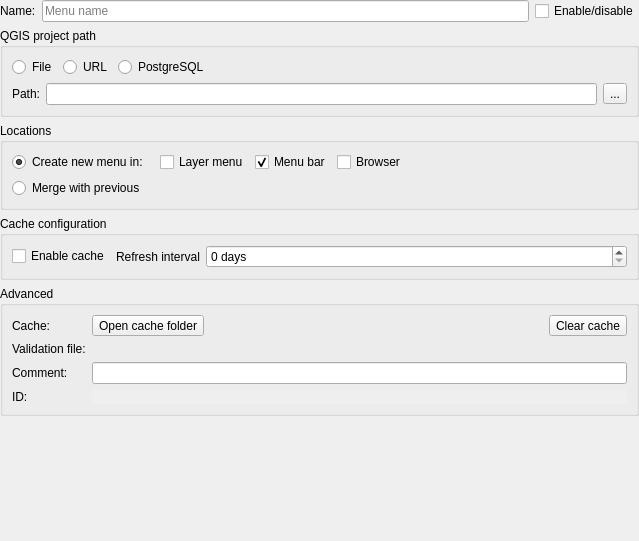
<?xml version="1.0" encoding="UTF-8"?>
<ui version="4.0">
 <class>ProjectWidget</class>
 <widget class="QWidget" name="ProjectWidget">
  <property name="geometry">
   <rect>
    <x>0</x>
    <y>0</y>
    <width>639</width>
    <height>541</height>
   </rect>
  </property>
  <property name="windowTitle">
   <string>Project configuration</string>
  </property>
  <property name="locale">
   <locale language="English" country="UnitedStates"/>
  </property>
  <layout class="QGridLayout" name="gridLayout">
   <property name="leftMargin">
    <number>0</number>
   </property>
   <property name="topMargin">
    <number>0</number>
   </property>
   <property name="rightMargin">
    <number>0</number>
   </property>
   <property name="bottomMargin">
    <number>0</number>
   </property>
   <item row="5" column="0">
    <spacer name="verticalSpacer">
     <property name="orientation">
      <enum>Qt::Vertical</enum>
     </property>
     <property name="sizeHint" stdset="0">
      <size>
       <width>20</width>
       <height>40</height>
      </size>
     </property>
    </spacer>
   </item>
   <item row="1" column="0" colspan="3">
    <widget class="QgsCollapsibleGroupBox" name="qgrp_source">
     <property name="title">
      <string>QGIS project path</string>
     </property>
     <layout class="QGridLayout" name="gridLayout_3">
      <item row="1" column="1">
       <widget class="QLineEdit" name="lne_project_path_uri"/>
      </item>
      <item row="1" column="0">
       <widget class="QLabel" name="lbl_project_path">
        <property name="sizePolicy">
         <sizepolicy hsizetype="Fixed" vsizetype="Preferred">
          <horstretch>0</horstretch>
          <verstretch>0</verstretch>
         </sizepolicy>
        </property>
        <property name="toolTip">
         <string>Local path, remote URL (http(s)://) or PostgreSQL URI</string>
        </property>
        <property name="text">
         <string>Path:</string>
        </property>
       </widget>
      </item>
      <item row="1" column="2">
       <widget class="QToolButton" name="btn_project_path_selection">
        <property name="text">
         <string notr="true">...</string>
        </property>
        <property name="shortcut">
         <string notr="true"/>
        </property>
       </widget>
      </item>
      <item row="0" column="0" colspan="3">
       <layout class="QHBoxLayout" name="horizontalLayout_2">
        <property name="bottomMargin">
         <number>0</number>
        </property>
        <item>
         <widget class="QRadioButton" name="rbn_source_type_file">
          <property name="text">
           <string>File</string>
          </property>
         </widget>
        </item>
        <item>
         <widget class="QRadioButton" name="rbn_source_type_url">
          <property name="text">
           <string>URL</string>
          </property>
         </widget>
        </item>
        <item>
         <widget class="QRadioButton" name="rbn_source_type_postgresql">
          <property name="text">
           <string>PostgreSQL</string>
          </property>
         </widget>
        </item>
        <item>
         <spacer name="horizontalSpacer_2">
          <property name="orientation">
           <enum>Qt::Horizontal</enum>
          </property>
          <property name="sizeHint" stdset="0">
           <size>
            <width>40</width>
            <height>20</height>
           </size>
          </property>
         </spacer>
        </item>
       </layout>
      </item>
     </layout>
    </widget>
   </item>
   <item row="0" column="1">
    <widget class="QLineEdit" name="lne_configuration_name">
     <property name="toolTip">
      <string>Label used as menu name. If not set, the project's title is used or the file/table name as fallback.</string>
     </property>
     <property name="text">
      <string/>
     </property>
     <property name="placeholderText">
      <string>Menu name</string>
     </property>
     <property name="clearButtonEnabled">
      <bool>true</bool>
     </property>
    </widget>
   </item>
   <item row="3" column="0" colspan="3">
    <widget class="QgsCollapsibleGroupBox" name="qgrp_cache">
     <property name="title">
      <string>Cache configuration</string>
     </property>
     <layout class="QGridLayout" name="gridLayout_2">
      <item row="0" column="2">
       <widget class="QgsSpinBox" name="qsbx_cache_refresh_interval">
        <property name="suffix">
         <string> days</string>
        </property>
       </widget>
      </item>
      <item row="0" column="1">
       <widget class="QLabel" name="lbl_cache_refresh_interval">
        <property name="sizePolicy">
         <sizepolicy hsizetype="Fixed" vsizetype="Preferred">
          <horstretch>0</horstretch>
          <verstretch>0</verstretch>
         </sizepolicy>
        </property>
        <property name="text">
         <string>Refresh interval</string>
        </property>
       </widget>
      </item>
      <item row="0" column="0">
       <widget class="QCheckBox" name="cbx_cache_enable">
        <property name="sizePolicy">
         <sizepolicy hsizetype="Fixed" vsizetype="Fixed">
          <horstretch>0</horstretch>
          <verstretch>0</verstretch>
         </sizepolicy>
        </property>
        <property name="text">
         <string>Enable cache</string>
        </property>
        <property name="checked">
         <bool>false</bool>
        </property>
       </widget>
      </item>
     </layout>
    </widget>
   </item>
   <item row="0" column="2">
    <widget class="QCheckBox" name="cbx_project_config_enable">
     <property name="text">
      <string>Enable/disable</string>
     </property>
    </widget>
   </item>
   <item row="0" column="0">
    <widget class="QLabel" name="lbl_project_name">
     <property name="sizePolicy">
      <sizepolicy hsizetype="Fixed" vsizetype="Preferred">
       <horstretch>0</horstretch>
       <verstretch>0</verstretch>
      </sizepolicy>
     </property>
     <property name="text">
      <string>Name:</string>
     </property>
    </widget>
   </item>
   <item row="4" column="0" colspan="3">
    <widget class="QgsCollapsibleGroupBox" name="qgrp_advanced">
     <property name="title">
      <string>Advanced</string>
     </property>
     <property name="collapsed">
      <bool>false</bool>
     </property>
     <layout class="QGridLayout" name="gridLayout_4">
      <item row="4" column="0">
       <widget class="QLabel" name="lbl_cache_validation_filepath">
        <property name="text">
         <string>Validation file:</string>
        </property>
       </widget>
      </item>
      <item row="1" column="0">
       <widget class="QLabel" name="lbl_cache_management">
        <property name="text">
         <string>Cache:</string>
        </property>
       </widget>
      </item>
      <item row="1" column="2">
       <spacer name="horizontalSpacer_3">
        <property name="orientation">
         <enum>Qt::Horizontal</enum>
        </property>
        <property name="sizeHint" stdset="0">
         <size>
          <width>40</width>
          <height>20</height>
         </size>
        </property>
       </spacer>
      </item>
      <item row="6" column="0">
       <widget class="QLabel" name="lbl_cache_id">
        <property name="sizePolicy">
         <sizepolicy hsizetype="Fixed" vsizetype="Preferred">
          <horstretch>0</horstretch>
          <verstretch>0</verstretch>
         </sizepolicy>
        </property>
        <property name="toolTip">
         <string>Project configuration UUID</string>
        </property>
        <property name="text">
         <string>ID:</string>
        </property>
       </widget>
      </item>
      <item row="1" column="1">
       <widget class="QToolButton" name="btn_cache_open_folder">
        <property name="text">
         <string>Open cache folder</string>
        </property>
       </widget>
      </item>
      <item row="4" column="1" colspan="3">
       <widget class="QgsFileWidget" name="qfile_cache_validation"/>
      </item>
      <item row="6" column="1" colspan="3">
       <widget class="QLabel" name="lbl_cache_id_display">
        <property name="cursor">
         <cursorShape>IBeamCursor</cursorShape>
        </property>
        <property name="toolTip">
         <string>Unique identifier autogenerated to identify this project configuration.</string>
        </property>
        <property name="statusTip">
         <string notr="true"/>
        </property>
        <property name="autoFillBackground">
         <bool>true</bool>
        </property>
        <property name="text">
         <string notr="true">&lt;id&gt;</string>
        </property>
        <property name="scaledContents">
         <bool>true</bool>
        </property>
        <property name="textInteractionFlags">
         <set>Qt::TextSelectableByMouse</set>
        </property>
       </widget>
      </item>
      <item row="1" column="3">
       <widget class="QToolButton" name="btn_cache_clear">
        <property name="text">
         <string>Clear cache</string>
        </property>
       </widget>
      </item>
      <item row="5" column="0">
       <widget class="QLabel" name="lbl_comment">
        <property name="text">
         <string>Comment:</string>
        </property>
       </widget>
      </item>
      <item row="5" column="1" colspan="3">
       <widget class="QLineEdit" name="lne_comment">
        <property name="toolTip">
         <string>Short description not visible to end-users. Useful to share information between configuration editors.</string>
        </property>
        <property name="placeholderText">
         <string/>
        </property>
       </widget>
      </item>
     </layout>
    </widget>
   </item>
   <item row="2" column="0" colspan="3">
    <widget class="QgsCollapsibleGroupBox" name="qgrp_destination">
     <property name="title">
      <string>Locations</string>
     </property>
     <layout class="QGridLayout" name="gridLayout_5">
      <item row="0" column="3">
       <widget class="QCheckBox" name="cbx_dest_menu_bar">
        <property name="text">
         <string>Menu bar</string>
        </property>
        <property name="checked">
         <bool>true</bool>
        </property>
       </widget>
      </item>
      <item row="1" column="0" colspan="6">
       <widget class="QRadioButton" name="rbn_merge_with_previous">
        <property name="text">
         <string>Merge with previous</string>
        </property>
       </widget>
      </item>
      <item row="0" column="5">
       <spacer name="horizontalSpacer">
        <property name="orientation">
         <enum>Qt::Horizontal</enum>
        </property>
        <property name="sizeHint" stdset="0">
         <size>
          <width>40</width>
          <height>20</height>
         </size>
        </property>
       </spacer>
      </item>
      <item row="0" column="0">
       <widget class="QRadioButton" name="rbn_create_new">
        <property name="text">
         <string>Create new menu in:</string>
        </property>
        <property name="checked">
         <bool>true</bool>
        </property>
       </widget>
      </item>
      <item row="0" column="4">
       <widget class="QCheckBox" name="cbx_dest_browser">
        <property name="text">
         <string>Browser</string>
        </property>
       </widget>
      </item>
      <item row="0" column="2">
       <widget class="QCheckBox" name="cbx_dest_layer_menu">
        <property name="text">
         <string>Layer menu</string>
        </property>
       </widget>
      </item>
     </layout>
    </widget>
   </item>
  </layout>
 </widget>
 <customwidgets>
  <customwidget>
   <class>QgsCollapsibleGroupBox</class>
   <extends>QGroupBox</extends>
   <header>qgscollapsiblegroupbox.h</header>
   <container>1</container>
  </customwidget>
  <customwidget>
   <class>QgsFileWidget</class>
   <extends>QWidget</extends>
   <header>qgsfilewidget.h</header>
  </customwidget>
  <customwidget>
   <class>QgsSpinBox</class>
   <extends>QSpinBox</extends>
   <header>qgsspinbox.h</header>
  </customwidget>
 </customwidgets>
 <resources/>
 <connections/>
</ui>
